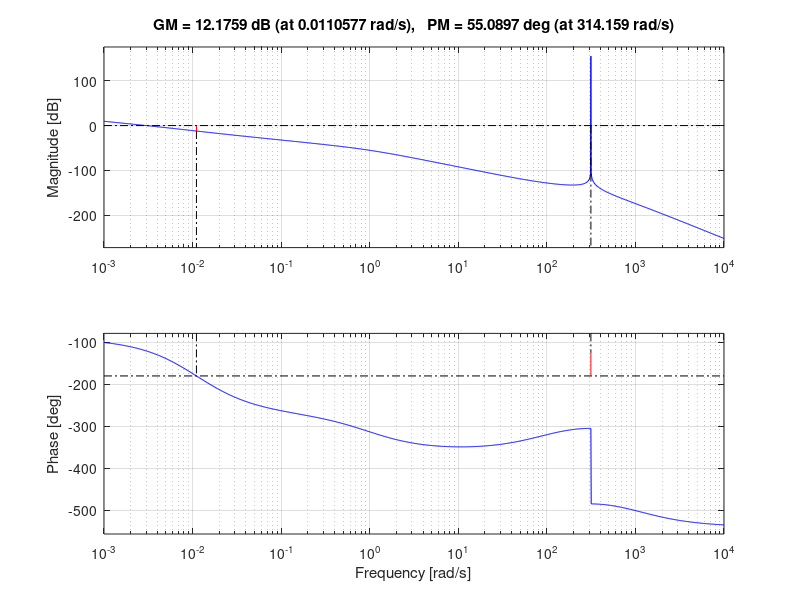
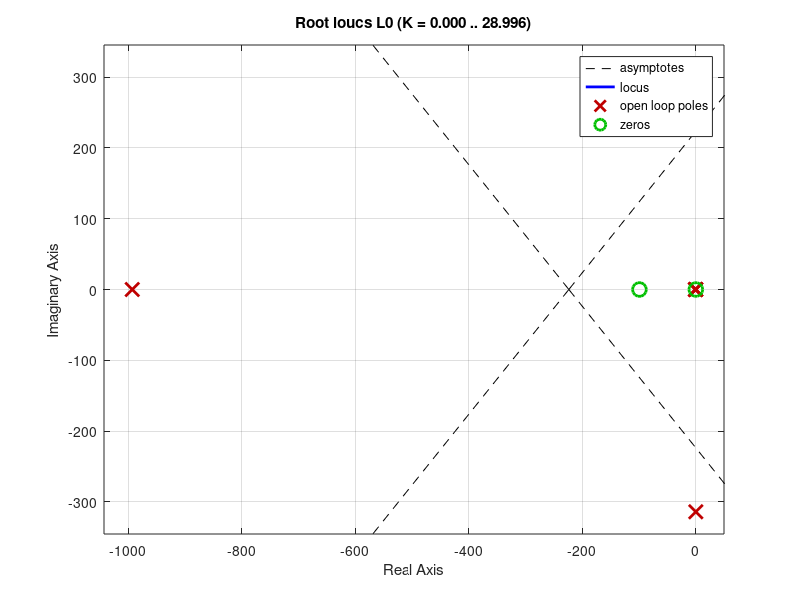
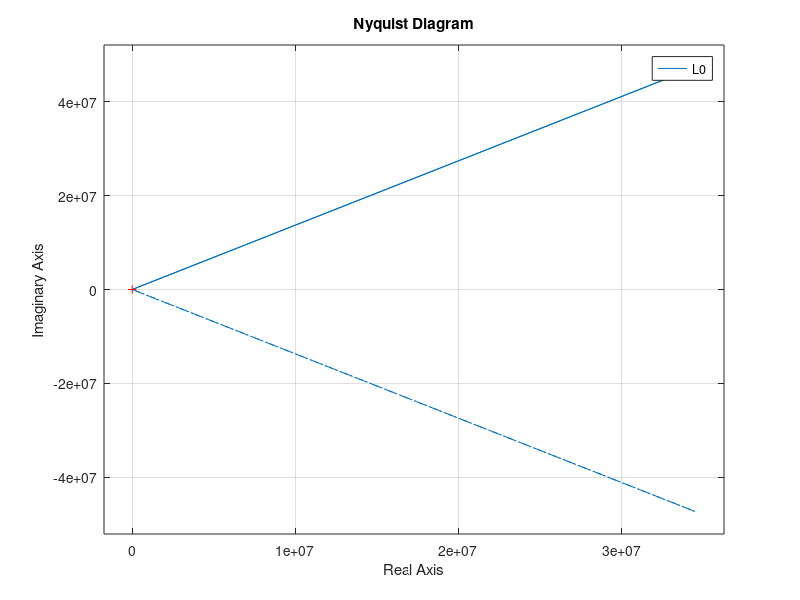
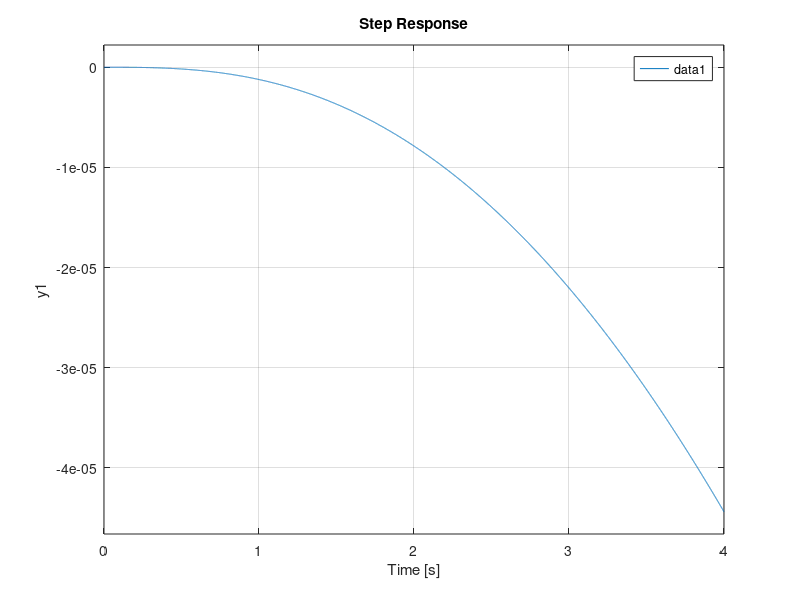

MATLAB code to generate these figures, in order:
clc
clear all
close all

%% Esame
%riferimento sinusoidale a 50hz con errore nullo a regime
%margine di fase > 60'
%sovraelongazioni < 20%
%tempo di assestamento il più piccolo possibile

s = tf('s');
P = (1-80*s)/((1+s)*(1+100*s));

%% Vediamo come fare 

% impostiamo la omega
w = 2*pi*50 ; % abbiamo creato la 50 Hz
C0 = 1/s; % per errori costanti a regime 
C1 = 1/(s^2+w^2); % controllore per eliminare la 50Hz
K= 300;

alpha=0.1;
tau_ra = 1/(sqrt(alpha)*w);
Ra= (1+tau_ra*s)/(1+alpha*tau_ra*s);
tau_fr = 800/3
Fr= 1/(1+tau_fr*s)

L0 = Ra*P*C0*C1*K;
Wyr0 = Fr*minreal(L0/(1+L0));

% Si costruisce adesso il nostro segnale sinusoidale

ts= 0.01;
t= 0:ts:10;
u= sin(2*pi*50*t);
figure(1);
margin(L0);
grid on;

figure(2);
rlocus(L0);
grid on;

figure(3);
nyquist(L0);
grid on;

figure(4);
step(Wyr0);
legend;
grid on;

figure(5);
lsim(Wyr0, u, t);
legend;
grid on;




